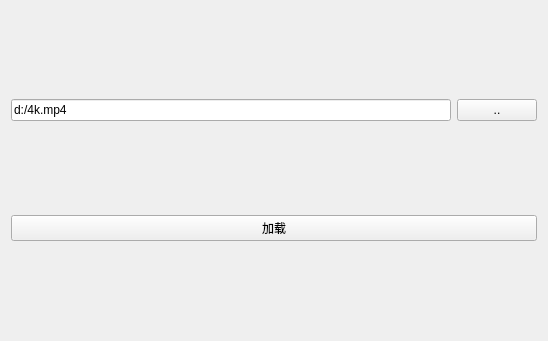
<?xml version="1.0" encoding="UTF-8"?>
<ui version="4.0">
 <class>Widget</class>
 <widget class="QWidget" name="Widget">
  <property name="geometry">
   <rect>
    <x>0</x>
    <y>0</y>
    <width>548</width>
    <height>341</height>
   </rect>
  </property>
  <property name="windowTitle">
   <string>Widget</string>
  </property>
  <layout class="QVBoxLayout" name="verticalLayout">
   <item>
    <layout class="QHBoxLayout" name="horizontalLayout">
     <item>
      <widget class="QLineEdit" name="filePathEdit">
       <property name="text">
        <string>d:/4k.mp4</string>
       </property>
      </widget>
     </item>
     <item>
      <widget class="QPushButton" name="chooseBtn">
       <property name="text">
        <string>..</string>
       </property>
      </widget>
     </item>
    </layout>
   </item>
   <item>
    <widget class="QPushButton" name="loadBtn">
     <property name="text">
      <string>加载</string>
     </property>
    </widget>
   </item>
  </layout>
 </widget>
 <layoutdefault spacing="6" margin="11"/>
 <resources/>
 <connections/>
</ui>
